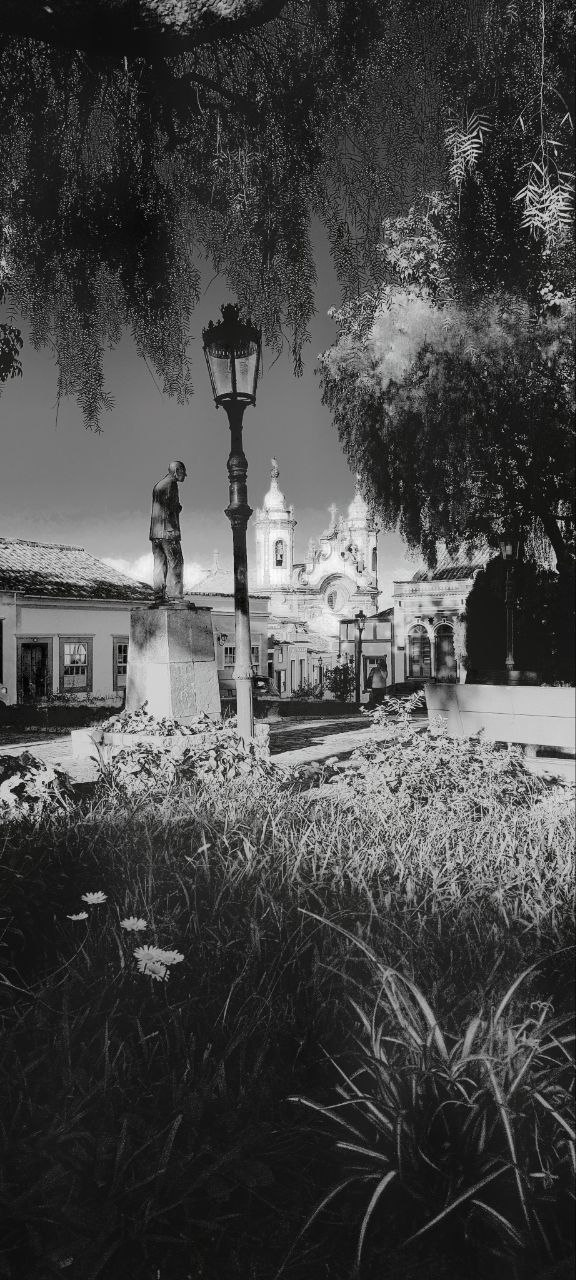
#> input picture site/assets/images/minas-gerais-monochrome-ir.jpg, 576 x 1280 px
$ python grain_analysis.py ../../../site/assets/images/minas-gerais-monochrome-ir.jpg
#> lines starting #> are read from the running program, lines starting #| are printed output that depends on the picture; after the words box and inside, x2 and y2 are one past the last pixel; in counts of white or black regions, pixels touching at a corner belong together; long printed decimals are rounded
"""
Grain measurement harness.

Measures what grain ACTUALLY does in a rendered capture, rather than what the
formula says it should do. Used to (a) characterise the shipped build's output
on real device captures, (b) give a repeatable, numeric acceptance test for
future grain changes instead of eyeballing.

Metrics:
  - highpass RMS binned by local luma  -> is grain visible, and where
  - shadow clip fraction               -> is grain being half-wave rectified
  - per-channel decorrelation          -> is chroma grain present, how strong
  - radial power spectrum              -> grain feature size (luma vs chroma)

IMPORTANT CAVEAT, stated up front: these captures are JPEG/WebP. Block DCT
quantisation attenuates exactly the low-amplitude high-frequency signal grain
lives in, so absolute RMS here UNDERSTATES what the shader emitted. Relative
comparisons between regions of the same image, and clipping statistics, survive
compression and are the trustworthy readings.
"""
import numpy as np
from PIL import Image


def luma_of(rgb):
    return rgb[..., 0] * 0.299 + rgb[..., 1] * 0.587 + rgb[..., 2] * 0.114


def highpass(ch):
    """Residual after a 3x3 box blur — isolates grain-scale detail."""
    p = np.pad(ch, 1, mode="reflect")
    blur = np.zeros_like(ch)
    for dy in (0, 1, 2):
        for dx in (0, 1, 2):
            blur += p[dy:dy + ch.shape[0], dx:dx + ch.shape[1]]
    blur /= 9.0
    return ch - blur


def local_mean(ch, r=8):
    """Coarse local mean via strided box — used to bin by tone."""
    p = np.pad(ch, r, mode="reflect")
    out = np.zeros_like(ch)
    n = 0
    for dy in range(0, 2 * r + 1, r):
        for dx in range(0, 2 * r + 1, r):
            out += p[dy:dy + ch.shape[0], dx:dx + ch.shape[1]]
            n += 1
    return out / n


def grain_rms_by_luma(rgb, edges=(0.0, 0.08, 0.20, 0.40, 0.65, 0.85, 1.01)):
    """Highpass RMS of luma, binned by LOCAL luma (not per-pixel luma, which
    would correlate the bin with the very signal being measured)."""
    y = luma_of(rgb)
    hp = highpass(y)
    tone = local_mean(y, r=8)
    rows = []
    for lo, hi in zip(edges[:-1], edges[1:]):
        m = (tone >= lo) & (tone < hi)
        n = int(m.sum())
        rms = float(np.sqrt((hp[m] ** 2).mean())) if n > 1000 else float("nan")
        rows.append((lo, hi, n, rms))
    return rows


def shadow_clip_stats(rgb, thresholds=(0.0, 2 / 255.0, 4 / 255.0)):
    """Fraction of pixels pinned at/near black. Additive symmetric grain
    cannot survive here: the negative half of every excursion is clipped away,
    which turns grain into sparse one-sided speckle and lifts local mean."""
    y = luma_of(rgb)
    out = {}
    for t in thresholds:
        out[t] = float((y <= t).mean())
    dark = y < 0.10
    out["dark_frac"] = float(dark.mean())
    if dark.sum() > 1000:
        hp = highpass(y)
        out["dark_hp_rms"] = float(np.sqrt((hp[dark] ** 2).mean()))
        out["dark_hp_skew"] = float(
            ((hp[dark] - hp[dark].mean()) ** 3).mean() / (hp[dark].std() ** 3 + 1e-12))
    else:
        out["dark_hp_rms"] = float("nan")
        out["dark_hp_skew"] = float("nan")
    return out


def channel_decorrelation(rgb):
    """Chroma grain presence. Scalar (achromatic) grain gives identical
    highpass in all three channels -> differences vanish. Independent
    per-channel noise gives non-zero spread."""
    hr, hg, hb = (highpass(rgb[..., i]) for i in range(3))
    return {
        "std_dR_minus_dG": float((hr - hg).std()),
        "std_dG_minus_dB": float((hg - hb).std()),
        "std_luma_hp": float(highpass(luma_of(rgb)).std()),
    }


def radial_spectrum(ch, nbins=48):
    """Radially-averaged power spectrum -> where grain energy sits in
    frequency. Peak at high frequency = fine/pixel-level; lower = coarser."""
    h, w = ch.shape
    s = min(h, w, 1024)
    c = ch[:s, :s] - ch[:s, :s].mean()
    win = np.outer(np.hanning(s), np.hanning(s))
    F = np.fft.fftshift(np.abs(np.fft.fft2(c * win)) ** 2)
    yy, xx = np.mgrid[0:s, 0:s]
    r = np.sqrt((yy - s / 2) ** 2 + (xx - s / 2) ** 2)
    rb = (r / (s / 2) * nbins).astype(int)
    prof = np.zeros(nbins)
    for i in range(nbins):
        m = rb == i
        if m.any():
            prof[i] = F[m].mean()
    return prof / (prof.max() + 1e-30)


def chroma_luma_spectral_split(rgb):
    """Compare the frequency content of chroma noise vs luma noise.
    Returns the normalised centroid of each radial spectrum (0=DC, 1=Nyquist).
    Real colour film: chroma noise is COARSER (lower centroid) than luma —
    dye clouds are larger than silver grains, and human chroma acuity is low.
    Chroma noise FINER than luma is the signature that reads as colour
    fringing / chromatic aberration rather than film speckle."""
    y = luma_of(rgb)
    cr = rgb[..., 0] - y
    cb = rgb[..., 2] - y
    out = {}
    for name, ch in (("luma", y), ("cr", cr), ("cb", cb)):
        prof = radial_spectrum(highpass(ch))
        idx = np.arange(len(prof)) / (len(prof) - 1)
        out[name + "_centroid"] = float((prof * idx).sum() / (prof.sum() + 1e-30))
    return out


def analyse(path, label=None):
    img = Image.open(path).convert("RGB")
#> img is the input picture: PIL image 576x1280 RGB; mean R, G, B 71.2, 71.2, 71
    rgb = np.asarray(img).astype(np.float32) / 255.0
    label = label or path
    print(f"\n=== {label}  ({rgb.shape[1]}x{rgb.shape[0]}) ===")
#| === ../../../site/assets/images/minas-gerais-monochrome-ir.jpg  (576x1280) ===

    print(" grain highpass RMS by local tone:")
    for lo, hi, n, rms in grain_rms_by_luma(rgb):
#> in local_mean, `p = np.pad(ch, r, mode="reflect")`:
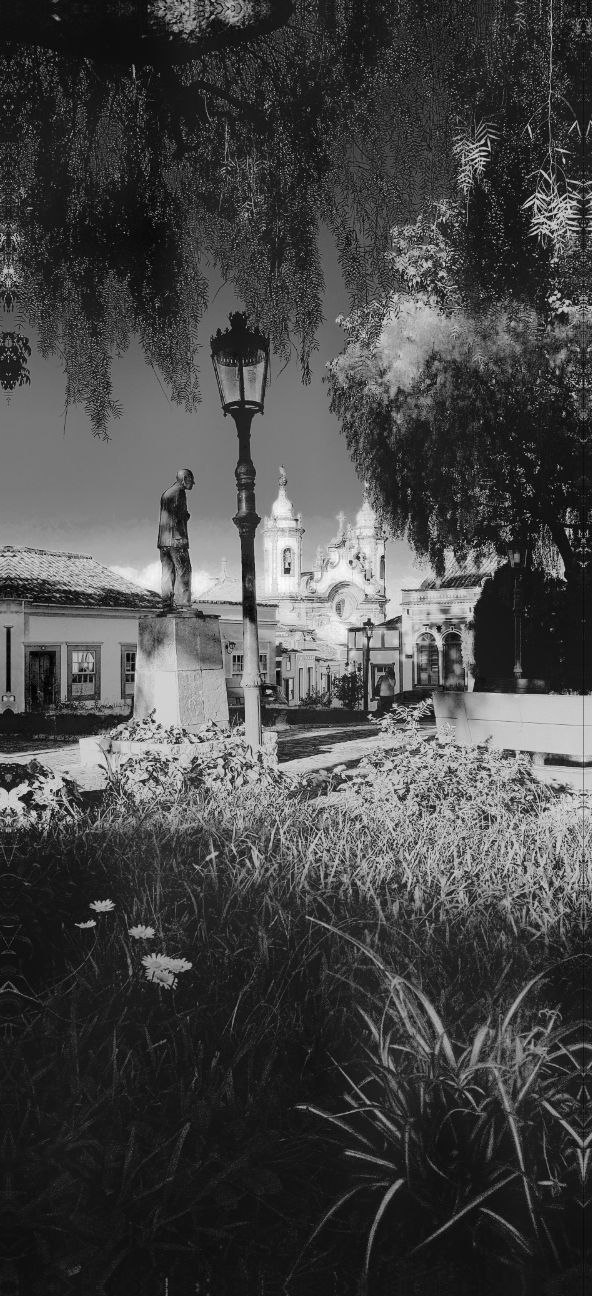
#> p: shape (1296, 592) float32; min 0, max 1, mean 0.276
#> in local_mean, `n = 0`: n = 0
        if n > 1000:
            print(f"   tone {lo:.2f}-{hi:.2f}: n={n:>9,}  hp_rms={rms:.5f}")
#> this loop made 6 passes
#|    tone 0.00-0.08: n=   33,753  hp_rms=0.0154
#|    tone 0.08-0.20: n=  323,385  hp_rms=0.04957
#|    tone 0.20-0.40: n=  182,038  hp_rms=0.09364
#|    tone 0.40-0.65: n=  156,243  hp_rms=0.09195
#|    tone 0.65-0.85: n=   40,707  hp_rms=0.06625
#|    tone 0.85-1.01: n=    1,154  hp_rms=0.03183

    cs = shadow_clip_stats(rgb)
#> the loop in shadow_clip_stats, `for t in thresholds:` made 3 passes
#> t on passes 2 to 3: 0.00784, 0.0157
#> after the loop in shadow_clip_stats, `for t in thresholds:`: out = {0: 0.000738, 0.00784: 0.00125, 0.0157: 0.00209}
#> in shadow_clip_stats, `dark = y < 0.10`:
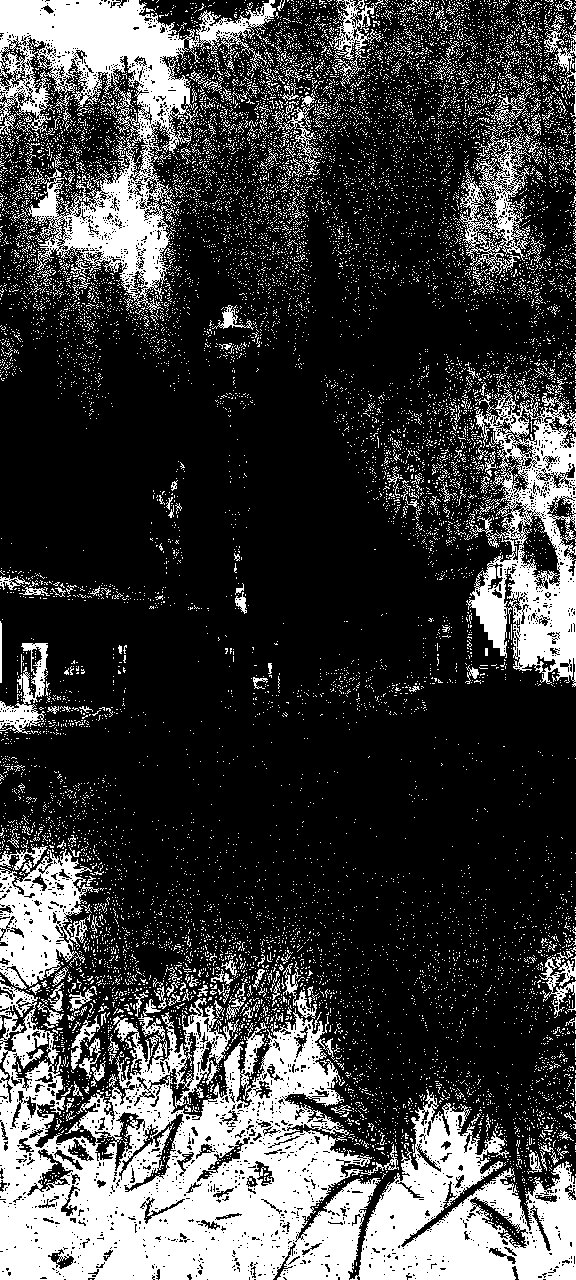
#> dark: shape (1280, 576) bool; 25.4% white; 14065 white regions (13807 under 20 px), largest, box (x1, y1, x2, y2) and area: (0, 982, 381, 1280) 64848, (0, 0, 276, 314) 26865, (350, 1089, 576, 1280) 21753
#> cs = {0: 0.000738, 0.00784: 0.00125, 0.0157: 0.00209, 'dark_frac': 0.254, 'dark_hp_rms': 0.049, 'dark_hp_skew': -2.85}
    print(f" shadow: frac at 0={cs[0.0]:.4f}  <=2/255={cs[2/255.]:.4f}  "
          f"<=4/255={cs[4/255.]:.4f}  dark(<0.10)={cs['dark_frac']:.4f}")
#|  shadow: frac at 0=0.0007  <=2/255=0.0013  <=4/255=0.0021  dark(<0.10)=0.2538
    print(f"         dark hp_rms={cs['dark_hp_rms']:.5f}  "
          f"hp_skew={cs['dark_hp_skew']:.3f}  (skew>0 => one-sided/clipped grain)")
#|          dark hp_rms=0.049  hp_skew=-2.850  (skew>0 => one-sided/clipped grain)

    dc = channel_decorrelation(rgb)
#> dc = {'std_dR_minus_dG': 0.000135, 'std_dG_minus_dB': 0.00038, 'std_luma_hp': 0.0727}
    ratio = dc["std_dR_minus_dG"] / (dc["std_luma_hp"] + 1e-12)
#> ratio = 0.00185
    print(f" chroma: std(dR-dG)={dc['std_dR_minus_dG']:.5f}  "
          f"std(dG-dB)={dc['std_dG_minus_dB']:.5f}  "
          f"luma_hp={dc['std_luma_hp']:.5f}  chroma/luma={ratio:.3f}")
#|  chroma: std(dR-dG)=0.00013  std(dG-dB)=0.00038  luma_hp=0.07273  chroma/luma=0.002

    sp = chroma_luma_spectral_split(rgb)
#> in chroma_luma_spectral_split, `cb = rgb[..., 2] - y`:
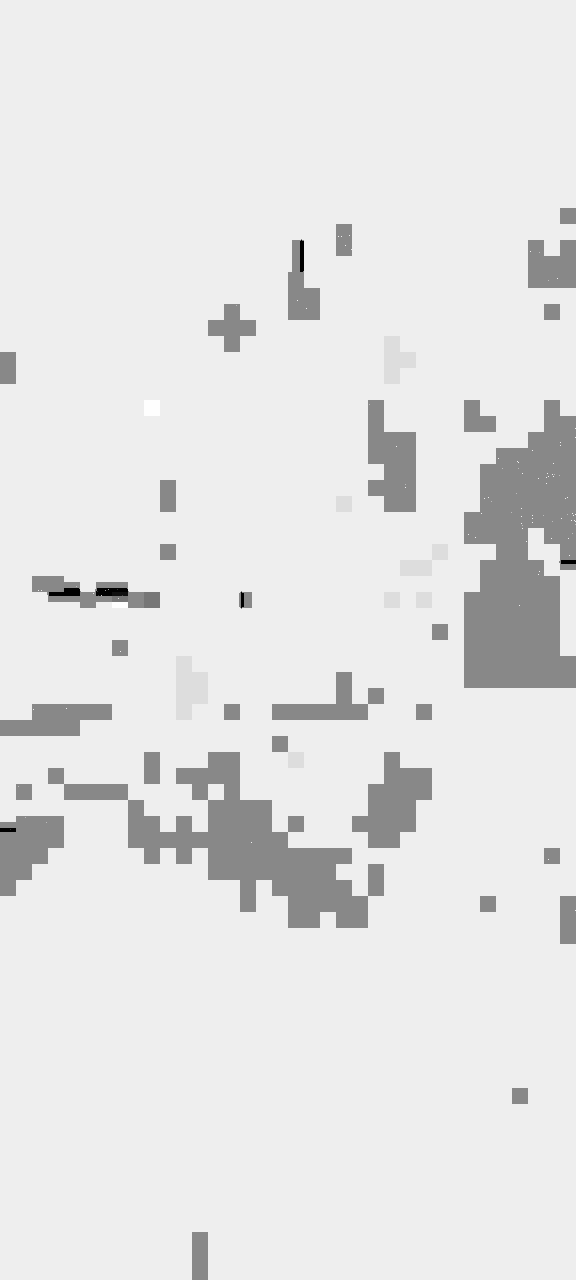
#> cb: shape (1280, 576) float32; min -0.0162, max 0.00113, mean -0.000712; drawn with min black and max white
#> the loop in chroma_luma_spectral_split, `for name, ch in (("luma", y), ("cr", cr), ("cb", cb)):` made 3 passes
#> name on passes 1 to 3: 'luma', 'cr', 'cb'
#> pass 1, in radial_spectrum, `c = ch[:s, :s] - ch[:s, :s].mean()`:
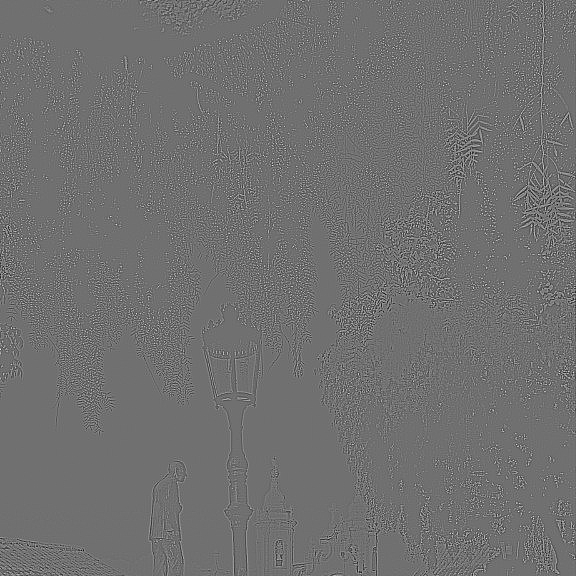
#> c: shape (576, 576) float32; min -0.491, max 0.622, mean -1.14e-10; drawn with min black and max white
#> pass 1, in radial_spectrum, `win = np.outer(np.hanning(s), np.hanning(s))`:
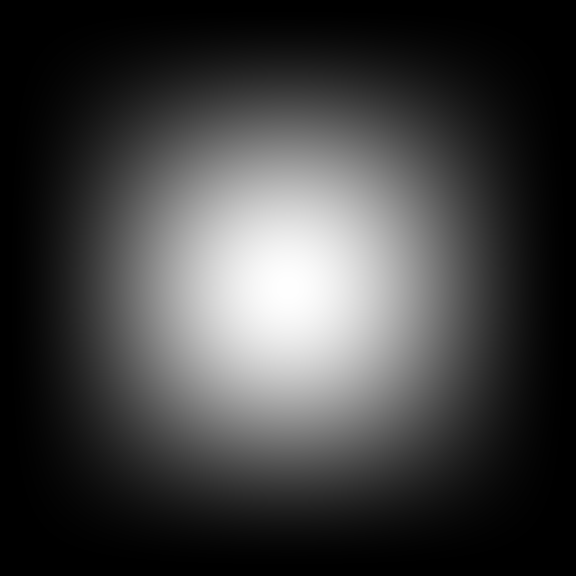
#> win: shape (576, 576) float64; min 0, max 1, mean 0.249
#> pass 1, in radial_spectrum, `F = np.fft.fftshift(np.abs(np.fft.fft2(c * win)) ** 2)`:
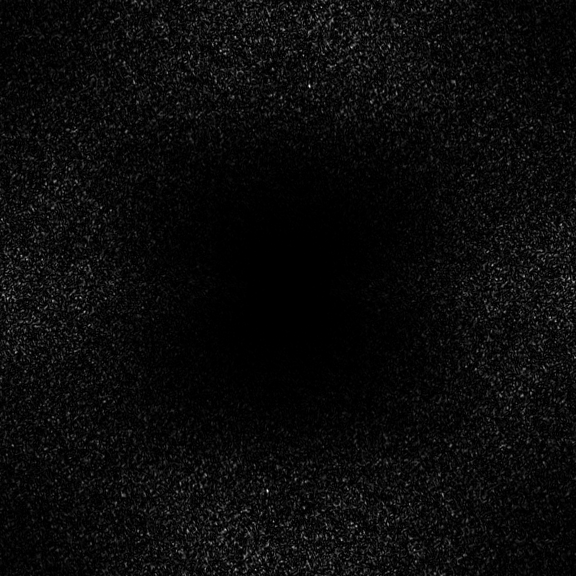
#> F: shape (576, 576) float64; min 0.000126, max 8292.7, mean 373; drawn with min black and max white
#> pass 1, in radial_spectrum, `yy, xx = np.mgrid[0:s, 0:s]`:
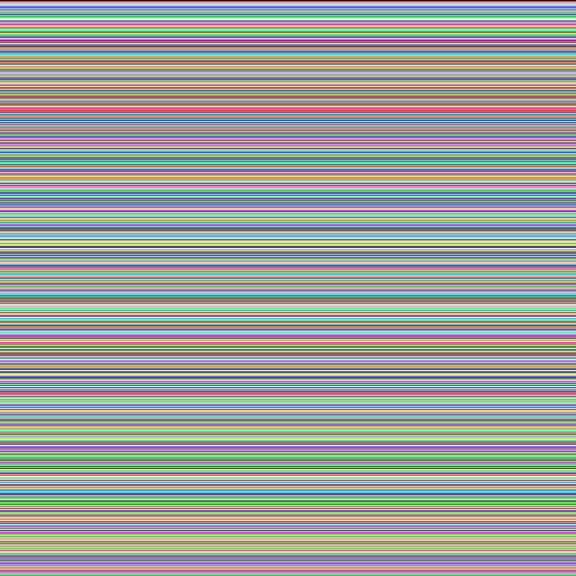
#> yy: shape (576, 576) int64; 576 distinct labels, from 0 to 575; one colour per label, 0 black
#> after the loop in chroma_luma_spectral_split, `for name, ch in (("luma", y), ("cr", cr), ("cb", cb)):`: out = {'luma_centroid': 0.75, 'cr_centroid': 0.61, 'cb_centroid': 0.607}
#> sp has the same summary as out in chroma_luma_spectral_split
    print(f" spectra: luma_centroid={sp['luma_centroid']:.3f}  "
          f"cr={sp['cr_centroid']:.3f}  cb={sp['cb_centroid']:.3f}"
          f"   ({'CHROMA FINER THAN LUMA - fringing risk' if sp['cr_centroid'] > sp['luma_centroid'] else 'chroma coarser than luma - ok'})")
#|  spectra: luma_centroid=0.750  cr=0.610  cb=0.607   (chroma coarser than luma - ok)
    return dict(clip=cs, chroma=dc, spectra=sp)


if __name__ == "__main__":
    import sys
    for p in sys.argv[1:]:
        analyse(p)
